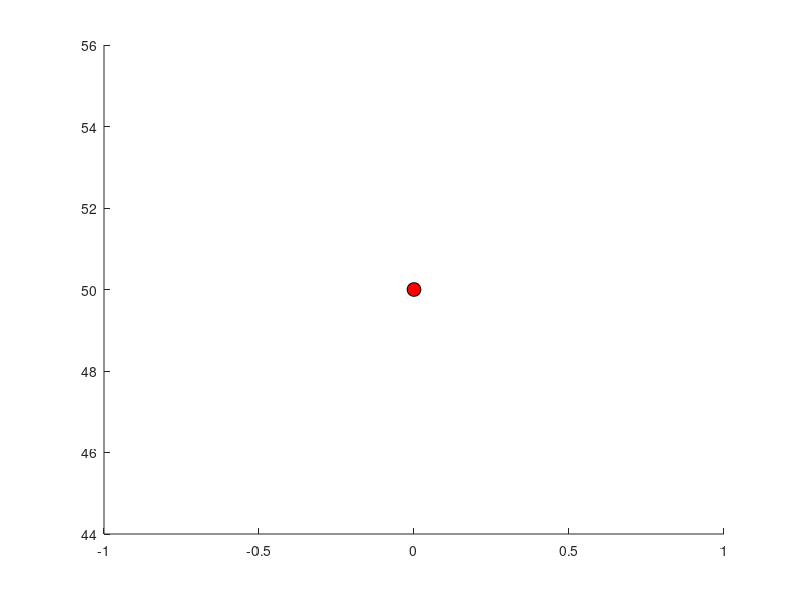

Write MATLAB code to recreate this figure. (Note: this script raises an error after producing the figure.)
%% SIMULAÇÃO Zonas de Sombra
%
% Autor: Jonathan da Silva Cuellar
%

clear;
clc;
close all;

%% 1. Definição do Perfil de Velocidade do Som (SSP)
% O SSP define as "camadas" do oceano.

% Profundidade da camada de mistura (ex: 50 metros)
z_mixed_layer = 100; 
c_mixed_layer = 1520; % Velocidade do som na camada de mistura (m/s)

% Gradiente da termoclina (ex: -0.4 m/s por metro)
g_thermocline = -0.4; 

% Criamos uma função anônima para o SSP:
ssp = @(z) get_ssp(z, z_mixed_layer, c_mixed_layer, g_thermocline);


%% 2. Parâmetros da Simulação de Traçado de Raios
z_source = 50;       % Profundidade da fonte (TX) (m) - DENTRO da camada de mistura

% Raios mais densos
launch_angles = -15:0.5:15; 

x_max = 5000;        % Distância máxima de simulação (m)
z_max = 200;         % Profundidade máxima do gráfico (m)
ds = 20;             % Tamanho do passo de simulação (m)

%% 3. Execução do Traçado de Raios (Ray Tracing)

figure('Name', 'Formação da Zona de Sombra', 'NumberTitle', 'off');
hold on;

% --- Plotagem dos Raios (Eixo Y Esquerdo) ---
%yyaxis left;
% A fonte (TX)
plot(0, z_source, 'ko', 'MarkerFaceColor', 'r', 'MarkerSize', 10);
text(-400, z_source, 'TX', 'FontSize', 14, 'FontWeight', 'bold');

% Loop para cada ângulo de lançamento
for angle_deg = launch_angles
    
    % Inicializa o raio
    theta = angle_deg; % Ângulo atual (graus)
    x = 0;             % Posição x inicial
    z = z_source;      % Posição z inicial
    
    % Vetores para armazenar a trajetória
    x_path = [x];
    z_path = [z];
    
    % Simula o raio passo a passo
    while x < x_max && z >= 0 && z <= z_max
        
        [c, g] = ssp(z);
        x_new = x + ds * cosd(theta);
        z_new = z + ds * sind(theta);
        
        if g == 0
            theta_new = theta;
        else
            R = -c / (g * cosd(theta)); 
            d_theta_rad = ds / R;       
            theta_new = theta + rad2deg(d_theta_rad);
        end
        
        x_path(end+1) = x_new;
        z_path(end+1) = z_new;
        
        x = x_new;
        z = z_new;
        theta = theta_new;
    end
    
    plot(x_path, z_path, 'b', 'LineWidth', 0.5);
end

% --- MODIFICAÇÃO: Adicionar linha da fronteira e textos ---
% Desenha a linha tracejada na fronteira da camada (50m)
plot([0, x_max], [z_mixed_layer, z_mixed_layer], '--', 'Color', [0.5 0.2 0.2], 'LineWidth', 1.5);

% Adiciona os textos para identificar as camadas
% (Usamos VerticalAlignment para posicionar o texto acima/abaixo da linha)
text(x_max * 0.98, z_mixed_layer - 2, 'Camada de Mistura', ...
    'FontSize', 14, 'Color', [0.5 0.2 0.2], 'HorizontalAlignment', 'right', 'VerticalAlignment', 'bottom');
text(x_max * 0.98, z_mixed_layer + 2, 'Termoclina', ...
    'FontSize', 14, 'Color', [0.5 0.2 0.2], 'HorizontalAlignment', 'right', 'VerticalAlignment', 'top');


% --- Formatação Final do Gráfico ---
% Formatação do eixo Y esquerdo (Profundidade/Distância)
set(gca, 'YDir', 'reverse');
ylim([0, z_max]);
xlim([0, x_max]);
ylabel('Profundidade (m)', 'FontSize', 12);
xlabel('Distância (m)', 'FontSize', 12);
ax = gca;
ax.YAxis(1).Color = 'k';
ax.XAxis.Color = 'k'; % Eixo X principal (preto)
grid on;
box on;
set(gca, 'FontSize', 11);

% Adiciona o texto da Zona de Sombra
shadow_x = x_max / 1.2;
shadow_z = z_max / 1.4;
text(shadow_x, shadow_z, 'ZONA DE SOMBRA', ...
    'FontSize', 12, 'FontWeight', 'bold', 'Color', [0.5 0.5 0.5], ...
    'HorizontalAlignment', 'center', 'Rotation', -10);

%title({'Formação de uma Zona de Sombra', ...
%       'Raios refratados para baixo na termoclina'}, 'FontSize', 14);


%% Função de Helper (Função do SSP)
% (Coloque no final do seu script)

function [c, g] = get_ssp(z, z_mix, c_mix, g_therm)
    % Esta função retorna a velocidade (c) e o gradiente (g)
    % para uma determinada profundidade (z).
    
    if z <= z_mix
        % Estamos na Camada de Mistura (isovelocidade)
        c = c_mix;
        g = 0;
    else
        % Estamos na Termoclina (gradiente negativo)
        c = c_mix + (z - z_mix) * g_therm;
        g = g_therm;
    end
end
